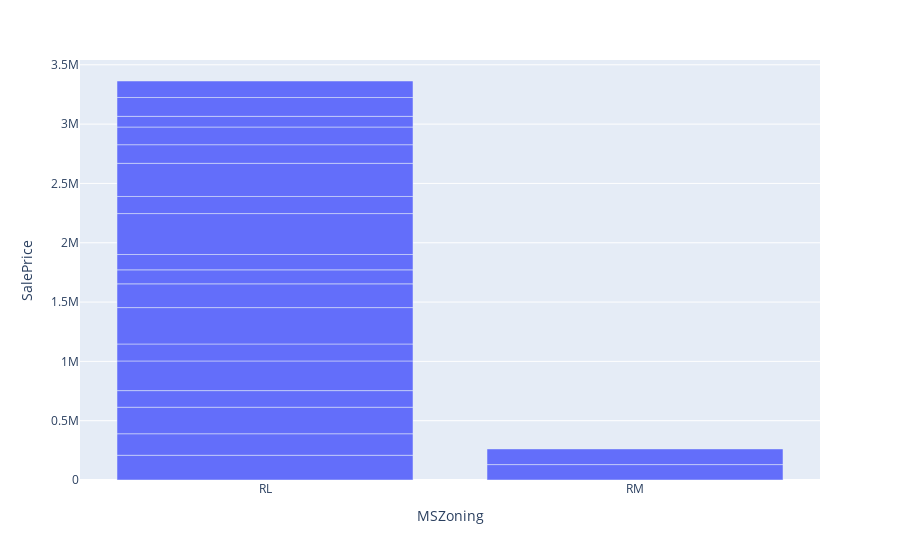

Write notebook code for a chart like this one.
### Code cell
# lets construct a bar plot and see the following:
fig = px.bar(df_10[:20], x = 'MSZoning', y='SalePrice')
fig.update_traces(cliponaxis=False)
fig.show()

### Figure 1 — Plotly figure (JSON) as saved in the notebook; plotly's stock layout.template omitted (floating-point values rounded to 4 significant figures)
{"data": [{"alignmentgroup": "True", "cliponaxis": false, "hovertemplate": "MSZoning=%{x}<br>SalePrice=%{y}<extra></extra>", "legendgroup": "", "marker": {"color": "#636efa", "pattern": {"shape": ""}}, "name": "", "offsetgroup": "", "orientation": "v", "showlegend": false, "textposition": "auto", "type": "bar", "x": ["RL", "RL", "RL", "RL", "RL", "RL", "RL", "RL", "RM", "RL", "RL", "RL", "RL", "RL", "RL", "RM", "RL", "RL", "RL", "RL"], "xaxis": "x", "y": [208500, 181500, 223500, 140000, 250000, 143000, 307000, 200000, 129900, 118000, 129500, 345000, 144000, 279500, 157000, 132000, 149000, 90000, 159000, 139000], "yaxis": "y"}], "layout": {"barmode": "relative", "legend": {"tracegroupgap": 0}, "margin": {"t": 60}, "xaxis": {"anchor": "y", "domain": [0, 1], "title": {"text": "MSZoning"}}, "yaxis": {"anchor": "x", "domain": [0, 1], "title": {"text": "SalePrice"}}}}
